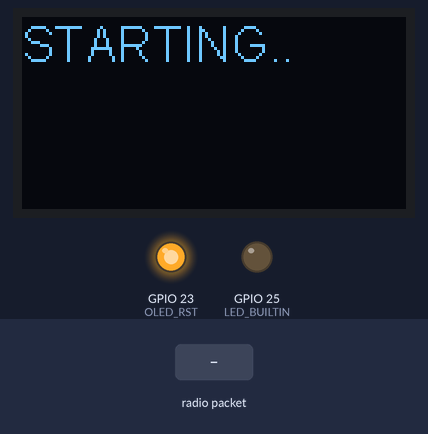
A sketch run on a simulated ESP32. On the bench: 128×64 one-colour display, output pins drawn as LEDs (lit = HIGH). The inputs (shaded band) are chosen by the test bench. Storage starts empty; no radio packets arrive unless stated; what the sketch prints to the serial monitor is not drawn.

Above: at 4.0 s.
At 10.6 s:
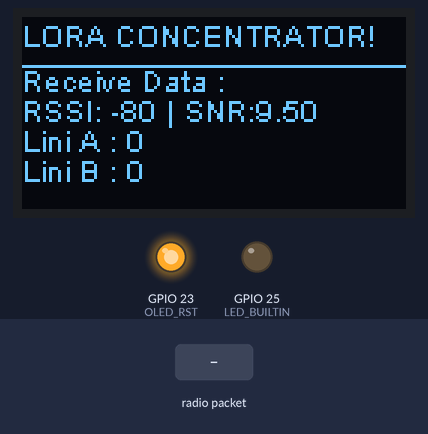
10.7 s: radio packet "SDM" arrives
At 11.1 s:
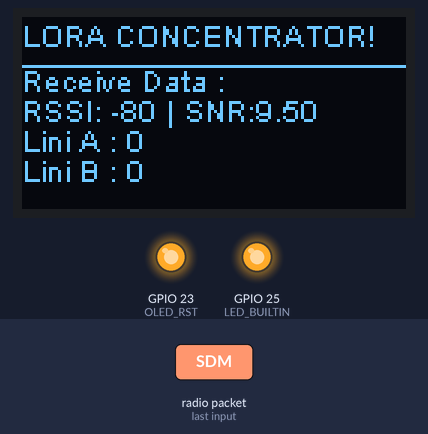
12.2 s: radio packet "LINIA" arrives
At 15.13 s:
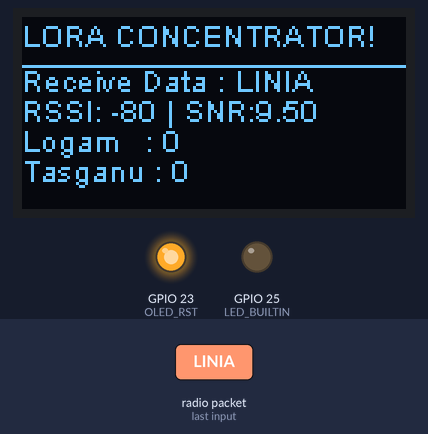
15.2 s: radio packet "LINIB" arrives
At 20.4 s:
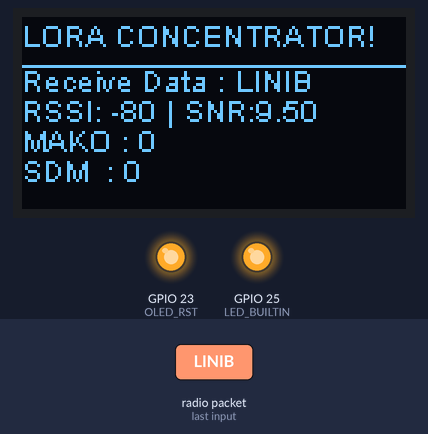
Timing chart, 0 to 21.9 s (numbered marks = the images above; inputs shaded):
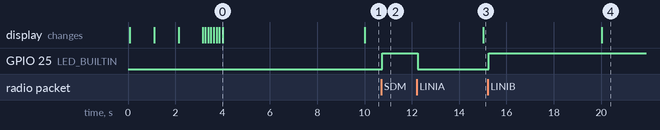

Measured:
- after the input at 10.7 s, GPIO 25 (LED_BUILTIN): LOW → HIGH after 0.05 s
- after the input at 12.2 s, GPIO 25 (LED_BUILTIN): HIGH → LOW after 0.05 s; the display: changes after 2.8 s (image 3)
- after the input at 15.2 s, GPIO 25 (LED_BUILTIN): LOW → HIGH after 0.05 s; the display: changes after 4.8 s (image 4)
- what the display in image 0 shows lasts 6.0 s, from 4.0 s to 10.0 s

The sketch:

TRANSCEIVER.ino
```cpp
// Load Library
#include <SPI.h>
#include <SD.h>
#include <LoRa.h>
#include <Wire.h>
#include "SSD1306Wire.h"

// Definisi pin untuk LoRa
#define LORA_SCK 5    // GPIO5  -- lora SCK
#define LORA_MISO 19  // GPIO19 -- lora MISO
#define LORA_MOSI 27  // GPIO27 -- lora MOSI
#define LORA_SS 18    // GPIO18 -- lora CS
#define LORA_RST 12   // GPIO12 -- RESET
#define LORA_DI0 26   // GPIO26 -- IRQ(Interrupt Request)
#define LORA_BAND 923E6
#define Node  "SDM"

// Definisi pin untuk OLED
#define OLED_SDA 21
#define OLED_SCL 22
#define OLED_RST 23

#define LED_BUILTIN 25

String induk;
long nilai;
SSD1306Wire display(0x3c, OLED_SDA, OLED_SCL);

// SPI untuk SD card
SPIClass sdSPI(VSPI);

// SPI untuk LoRa
SPIClass loraSPI(HSPI);

// Receive Package Variable
int RxDataRSSI = 0;
float RxDataSNR;
char Str1[15];
// Parsing Data
String myString;
int i;
String dt[10];
boolean parsing = false;
int simpanOn = 0;
long SDM;
long LINIA;
long LINIB;
long PUSYANTEK;
long MAKO;
long LOGAM;
long WTP;
long TASGANU;
long lastMsg;
long lastMsg1;
long lastMsg2;
int dis = 0;
// Definisi pin untuk antarmuka SPI
#define SD_CS   13   // CS pin untuk SD card module
#define SD_MOSI 15   // MOSI pin untuk SD card module
#define SD_SCK  14   // SCK pin untuk SD card module
#define SD_MISO 2    // MISO pin untuk SD card module

void setup() {
  // START aktivas Oled
  pinMode(LED_BUILTIN, OUTPUT);
  pinMode(OLED_RST, OUTPUT);
  digitalWrite(OLED_RST, LOW);    // set GPIO16 low to reset OLED
  delay(50);
  digitalWrite(OLED_RST, HIGH);   // while OLED is running, must set GPIO16 in high、

  // INISIALISASI DISPLAY
  display.init();
  display.flipScreenVertically();
  display.setFont(ArialMT_Plain_10);
  // clear the display
  display.clear();
  display.setFont(ArialMT_Plain_16);
  display.drawString(0, 0, "SERVER ON");
  display.display();
  delay(1000);
  // aktivasi Oled END
    display.setFont(ArialMT_Plain_10);
  display.drawString(0, 18, "-> Starting LORA Module");
  display.display();
  // Nyalakan serial monitor
  Serial.begin(115200);
  while (!Serial);
  // Inisialisasi SPI untuk SD card
  sdSPI.begin(SD_SCK, SD_MISO, SD_MOSI, SD_CS);

  // Inisialisasi SPI untuk LoRa
  loraSPI.begin(LORA_SCK, LORA_MISO, LORA_MOSI, LORA_SS);

  // Inisialisasi LoRa
  LoRa.setSPI(loraSPI);
  LoRa.setPins(LORA_SS, LORA_RST, LORA_DI0);
  Serial.println("LoRa Receiver");
  if (!LoRa.begin(LORA_BAND)) {
    Serial.println("Starting LoRa failed!");
    while (1);
  }
  Serial.println("LoRa Initial OK!");
  delay(1000);
  display.setFont(ArialMT_Plain_10);
  display.drawString(0, 28, "-> Starting SD card Module");
  display.display();

  // Inisialisasi SD card
  Serial.print("Initializing SD card...");
  if (!SD.begin(SD_CS, sdSPI)){
    Serial.println("Initialization of SD card failed!");
    while (1);
    }
  Serial.println("SD card initialized.");

  // Register the receive callback
  LoRa.onReceive(onReceive);

  // Put the radio into receive mode
  LoRa.receive();
  delay(1000);
  display.setFont(ArialMT_Plain_10);
  display.drawString(0, 38, "-> Get Data from SD card");
  display.display();
  SDM = bacaSDMDariSD();
  delay(100);
  display.setFont(ArialMT_Plain_10);
  display.drawString(0, 48, "*");
  display.display();
  LINIA = bacaLINIADariSD();
  delay(100);
  display.setFont(ArialMT_Plain_10);
  display.drawString(0, 48, "**");
  display.display();
  LINIB = bacaLINIBDariSD();
  delay(100);
  display.setFont(ArialMT_Plain_10);
  display.drawString(0, 48, "***");
  display.display();
  PUSYANTEK = bacaPUSYANTEKDariSD();
  delay(100);
  display.setFont(ArialMT_Plain_10);
  display.drawString(0, 48, "****");
  display.display();
  LOGAM = bacaLOGAMDariSD();
  delay(100);
  display.setFont(ArialMT_Plain_10);
  display.drawString(0, 48, "*****");
  display.display();
  MAKO = bacaMAKODariSD();
  delay(100);
  display.setFont(ArialMT_Plain_10);
  display.drawString(0, 48, "******");
  display.display();
  TASGANU = bacaTASGANUDariSD();
  delay(100);
  display.clear();
  display.setFont(ArialMT_Plain_16);
  display.drawString(0, 0, "STARTING..");
  display.display();
  delay(1000);
}

void loop() {
  long now2 = millis();
  if (now2 - lastMsg2 > 500){
    lastMsg2 = now2;
    // Menampilkan hasil
    Serial.print("Variabel Induk: ");
    Serial.println(induk);
    Serial.print("Nilai: ");
    Serial.println(nilai);

  }
  long now = millis();
  if (now - lastMsg > 5000) {
    lastMsg = now;
    perbaruiScreen();
    switch (dis) {
      case 1:
        detail1();
        break;
      case 2:
        detail2();
        break;
      case 3:
        detail3();
        break;
    }
    dis = (dis % 3) + 1;
  }
  long now1 = millis();
  if ( now1 - lastMsg1 > 60000){
    lastMsg1 = now1;
    kirimData();
  }
  if (simpanOn == 1) {
    if (induk == "SDM") {
      simpanSDMData();
      SDM = nilai;
    }
    if (induk == "LINIA") {
      simpanSDMData();
      LINIA = nilai;
    }
    if (induk == "LINIB") {
      simpanSDMData();
      LINIB = nilai;
      }
    if (induk == "PUSYANTEK") {
      simpanSDMData();
      PUSYANTEK = nilai;
      }
    if (induk == "MAKO") {
      simpanSDMData();
      MAKO = nilai;
      }
    if (induk == "LOGAM") {
      simpanSDMData();
      LOGAM = nilai;
      }
  }
}

void onReceive(int packetSize) {
  // Received a packet
  display.clear();
  Serial.println("Received packet '");
  memset(Str1, 0, sizeof(Str1));

  // Read packet
  for (int i = 0; i < packetSize; i++) {
    Str1[i] = (char)LoRa.read();
  }
  Serial.print(Str1);

  // Print RSSI of packet
  Serial.print("' with RSSI ");
  RxDataRSSI = LoRa.packetRssi();
  RxDataSNR = LoRa.packetSnr();
  Serial.println(RxDataRSSI);
  Serial.println(RxDataSNR);
  digitalWrite(LED_BUILTIN, !digitalRead(LED_BUILTIN));
  display.clear();
  myString = String(Str1);
  Serial.println(myString);
  if (myString.length() > 0) {
    int separatorIndex = myString.indexOf('|');
    // Memisahkan variabel induk dan nilai berdasarkan posisi pemisah
    induk = myString.substring(0, separatorIndex);
    String nilai_str = myString.substring(separatorIndex + 1);

    // Konversi nilai dari string ke integer
    nilai = nilai_str.toInt();
    simpanOn = 1;
  }
}

void perbaruiScreen() {
  display.clear();
  // Line 0
  display.setFont(ArialMT_Plain_10);
  display.drawString(0, 0, "LORA CONCENTRATOR!");
  display.setTextAlignment(TEXT_ALIGN_LEFT);
  // Line 1
  display.setFont(ArialMT_Plain_10);
  display.drawString(0, 5, "_____________________________________");
  display.setTextAlignment(TEXT_ALIGN_LEFT);
  // Line 2
  display.setFont(ArialMT_Plain_10);
  display.drawString(0, 15, "Receive Data : " + String(Str1));
  display.setTextAlignment(TEXT_ALIGN_LEFT);
  // Line 3
  display.setFont(ArialMT_Plain_10);
  display.drawString(0, 25, "RSSI: " + String(LoRa.packetRssi()) + " | SNR:" + String(LoRa.packetSnr()));
}
void detail1(){
  // Line 4
  display.setFont(ArialMT_Plain_10);
  display.drawString(0, 35, "Lini A : " + String(LINIA));
  // Line 5
  display.setFont(ArialMT_Plain_10);
  display.drawString(0, 45, "Lini B : " + String(LINIB));
  display.display();
  }

void detail2(){
  // Line 4
  display.setFont(ArialMT_Plain_10);
  display.drawString(0, 35, "Logam   : " + String(LOGAM));
  // Line 5
  display.setFont(ArialMT_Plain_10);
  display.drawString(0, 45, "Tasganu : " + String(TASGANU));
  display.display();
  }

void detail3(){
  // Line 4
  display.setFont(ArialMT_Plain_10);
  display.drawString(0, 35, "MAKO : " + String(MAKO));
  // Line 5
  display.setFont(ArialMT_Plain_10);
  display.drawString(0, 45, "SDM  : " + String(SDM));
  display.display();
  }
void simpanSDMData() {
  // Rekam data kedalam file excel "SDM.csv"
  File dataFile = SD.open("/" + String(induk) +".csv", FILE_APPEND);
  if (dataFile) {
    dataFile.println(nilai);
    dataFile.close();
    Serial.println("Data written to SD card.");
  } else {
    Serial.println("Error opening SDM.csv");
  }
  simpanOn = 0;
}

int bacaLINIADariSD() {
  int lastCounter = 0;
  File dataFile = SD.open("/LINIA.csv", FILE_READ);
  if (dataFile) {
    while (dataFile.available()) {
      String line = dataFile.readStringUntil('\n');
      if (line.length() > 0) {
        lastCounter = line.toInt();
      }
    }
    dataFile.close();
    Serial.println("Last counter read from SD card: " + String(lastCounter));
  } else {
    Serial.println("Error opening LINIA.csv to read last counter.");
  }
  return lastCounter;
}
int bacaLINIBDariSD() {
  int lastCounter = 0;
  File dataFile = SD.open("/LINIB.csv", FILE_READ);
  if (dataFile) {
    while (dataFile.available()) {
      String line = dataFile.readStringUntil('\n');
      if (line.length() > 0) {
        lastCounter = line.toInt();
      }
    }
    dataFile.close();
    Serial.println("Last counter read from SD card: " + String(lastCounter));
  } else {
    Serial.println("Error opening LINIB.csv to read last counter.");
  }
  return lastCounter;
}
int bacaLOGAMDariSD() {
  int lastCounter = 0;
  File dataFile = SD.open("/LOGAM.csv", FILE_READ);
  if (dataFile) {
    while (dataFile.available()) {
      String line = dataFile.readStringUntil('\n');
      if (line.length() > 0) {
        lastCounter = line.toInt();
      }
    }
    dataFile.close();
    Serial.println("Last counter read from SD card: " + String(lastCounter));
  } else {
    Serial.println("Error opening LOGAM.csv to read last counter.");
  }
  return lastCounter;
}
int bacaPUSYANTEKDariSD() {
  int lastCounter = 0;
  File dataFile = SD.open("/PUSYANTEK.csv", FILE_READ);
  if (dataFile) {
    while (dataFile.available()) {
      String line = dataFile.readStringUntil('\n');
      if (line.length() > 0) {
        lastCounter = line.toInt();
      }
    }
    dataFile.close();
    Serial.println("Last counter read from SD card: " + String(lastCounter));
  } else {
    Serial.println("Error opening PUSYANTEK.csv to read last counter.");
  }
  return lastCounter;
}
int bacaMAKODariSD() {
  int lastCounter = 0;
  File dataFile = SD.open("/MAKO.csv", FILE_READ);
  if (dataFile) {
    while (dataFile.available()) {
      String line = dataFile.readStringUntil('\n');
      if (line.length() > 0) {
        lastCounter = line.toInt();
      }
    }
    dataFile.close();
    Serial.println("Last counter read from SD card: " + String(lastCounter));
  } else {
    Serial.println("Error opening MAKO.csv to read last counter.");
  }
  return lastCounter;
}
int bacaTASGANUDariSD() {
  int lastCounter = 0;
  File dataFile = SD.open("/TASGANU.csv", FILE_READ);
  if (dataFile) {
    while (dataFile.available()) {
      String line = dataFile.readStringUntil('\n');
      if (line.length() > 0) {
        lastCounter = line.toInt();
      }
    }
    dataFile.close();
    Serial.println("Last counter read from SD card: " + String(lastCounter));
  } else {
    Serial.println("Error opening TASGANU.csv to read last counter.");
  }
  return lastCounter;
}

int bacaSDMDariSD() {
  int lastCounter = 0;
  File dataFile = SD.open("/SDM.csv", FILE_READ);
  if (dataFile) {
    while (dataFile.available()) {
      String line = dataFile.readStringUntil('\n');
      if (line.length() > 0) {
        lastCounter = line.toInt();
      }
    }
    dataFile.close();
    Serial.println("Last counter read from SD card: " + String(lastCounter));
  } else {
    Serial.println("Error opening SDM.csv to read last counter.");
  }
  return lastCounter;
}

void kirimData(){
  // kirimkan paket isi data via LoRa
  LoRa.beginPacket();
  LoRa.print(+"LINIA|"+String(LINIA)+"LINIB|"+String(LINIB)+"TASGANU|"+String(TASGANU)+"LOGAM|"+String(LOGAM)+"SDM|"+String(SDM)+"MAKO|"+String(MAKO));
  LoRa.endPacket();
}
```
